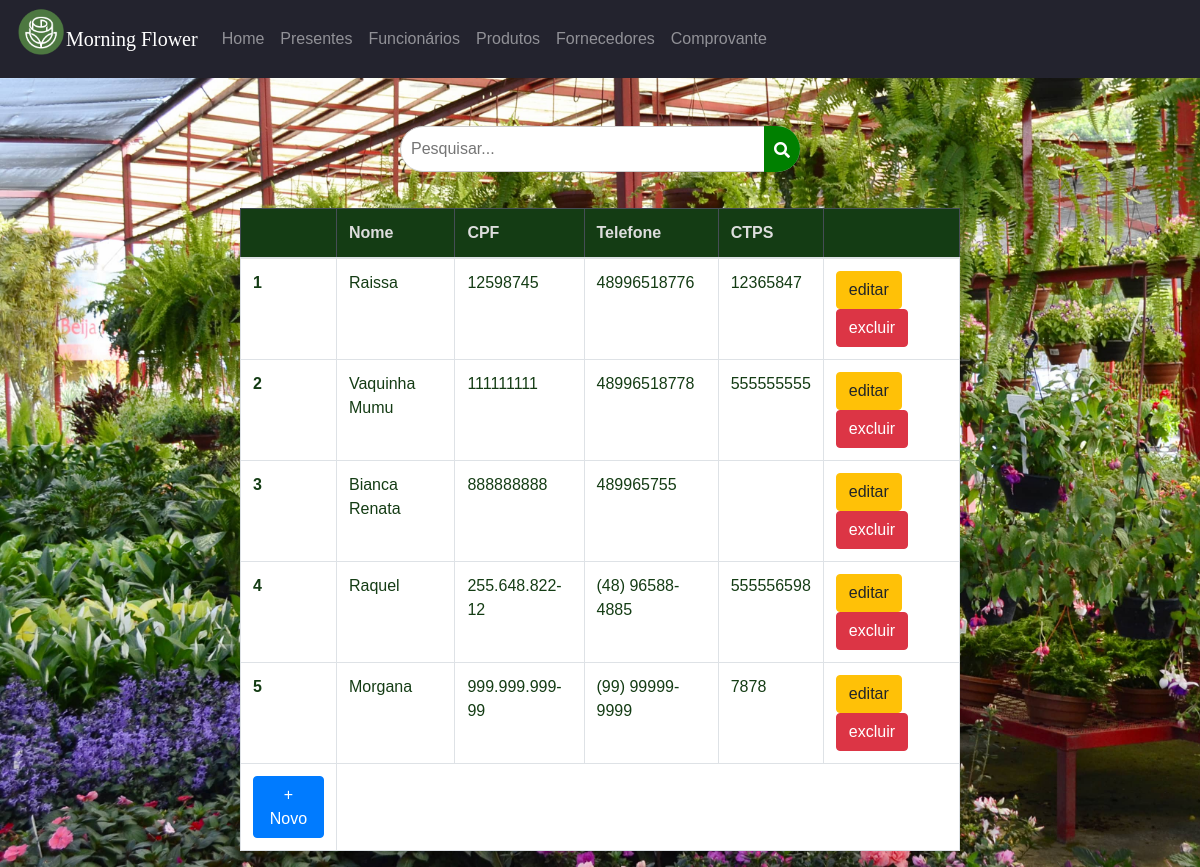
The app's page /painel/index.php?acao=funcionarios with its own data.
### tables this page shows
CREATE TABLE `funcionarios` (
  `nome` varchar(225) NOT NULL,
  `data_de_nascimento` date DEFAULT NULL,
  `rg` varchar(10) DEFAULT NULL,
  `cpf` varchar(14) NOT NULL,
  `ctps` varchar(20) DEFAULT NULL,
  `cidade` varchar(150) DEFAULT NULL,
  `endereco` varchar(100) DEFAULT NULL,
  `cep` varchar(9) DEFAULT NULL,
  `email` varchar(100) NOT NULL,
  `telefone` varchar(16) NOT NULL,
  `senha` varchar(10) NOT NULL,
  `grupo_de_acesso` varchar(1) NOT NULL,
  `id` int(11) NOT NULL
);

### consultaSQL.php (called while the page is built, shortened)
<?php
function conectar() {
$hostname = 'localhost';
$database = 'morningflower';
$username = 'root';
$password = '';
try {
    $conexao = new PDO("mysql:host=$hostname;dbname=$database", $username, $password);
    return $conexao;
} catch (PDOException $e) {
    die("Erro na conexão com o banco de dados: " . $e);
}
}
function select($tabela, $where = null) {
    $conexao = conectar();
    try {
        if (isset($where)) {
            $sql = "SELECT * FROM $tabela WHERE $where";
            $stmt = $conexao->prepare($sql);
        } else {
            $sql = "SELECT * FROM $tabela";
            $stmt = $conexao->prepare($sql);
        }
        $stmt->execute();
        $resultado = $stmt->fetchAll();
        return $resultado;
    } catch (PDOException $e) {
        echo "Erro: " . $e->getMessage();
    }
}
?>

### painel/funcionarios.php (the view, shortened to what this page needs)
<?php
$listaFuncionarios = select('funcionarios');
?>
 <div class="search-container">
 <div class="search-wrapper">
    <input type="text" id="searchInput"  placeholder="Pesquisar...">
    <button type="button" id="searchButton">
    <i class="fas fa-search"></i>
  </button>
  </div>
 </div>
  <div class="tabela">
  <table class="table table-bordered  table-hover mt-3">
    <thead class="table-dark cordatabela">
      <tr>
        <th scope="col"></th>
        <th scope="col">Nome</th>
        <th scope="col">CPF</th>
        <th scope="col">Telefone</th>
        <th scope="col">CTPS</th>
        <th scope="col"></th>
      </tr>
    </thead>
    <tbody>
    <?php
      foreach ($listaFuncionarios as $indice => $linha){ ?>
<tr class="">
        <th scope="row"><?php echo $indice +1; ?></th>
        <td><?php echo $linha['nome']; ?></td>
        <td><?php echo $linha['cpf']; ?></td>
        <td><?php echo $linha['telefone']; ?></td>
        <td><?php echo $linha['ctps']; ?></td>
        <td>
          <button type="button"  class="btn btn-warning">editar</button>
          <a href="index.php?acao=funcionarios&excluir=<?php echo $linha['id']; ?>" class="btn btn-danger">excluir</a>
        </td>
      </tr>
      <?php };
      ?>
        <td scope="row">
        <button type="button" class="btn btn-primary" data-toggle="modal" data-target="#exampleModalCenter ">+ Novo </button>
        </td>
    </tbody>
  </table>
</div>
  </div>

### painel/index.php (shortened to what this page needs)
<?php
include_once ('../consultaSQL.php');
?>
<!DOCTYPE html>
<html lang="pt-br">
<head>
    <link rel="stylesheet" href="https://stackpath.bootstrapcdn.com/bootstrap/4.5.2/css/bootstrap.min.css">
    <link rel="stylesheet" href="../css/telainicial.css" />
    <link rel="stylesheet" href="https://cdnjs.cloudflare.com/ajax/libs/font-awesome/5.15.3/css/all.min.css">
    <link rel="stylesheet" href="../css/styles.css">
</head>
<body class="login">
    <header class="corpo">
        <nav class="navbar navbar-expand-lg navbar-dark bg-dark mb-5">
                    <div class="iconelogo" >
                        <img src="../img/logo.png.png" class="img-fluid">
                    </div>
            <a class="navbar-brand" href="index.php" style="font-family: lucida handwriting;">Morning Flower</a>
            <div class="collapse navbar-collapse" id="navbarNavAltMarkup">
                <div class="navbar-nav">
                    <a class="nav-item nav-link " href="index.php">Home <span class="sr-only">(Página atual)</span></a>
                    <a class="nav-item nav-link " href="index.php?acao=presentes">Presentes</a>
                    <a class="nav-item nav-link " href="index.php?acao=funcionarios">Funcionários</a>
                    <a class="nav-item nav-link " href="index.php?acao=produtos">Produtos</a>
                    <a class="nav-item nav-link  " href="index.php?acao=fornecedores">Fornecedores</a>
                    <a class="nav-item nav-link" href="index.php?acao=comprovante">Comprovante</a>
                </div>
            </div>
        </nav>
</header>
<div>
    <?php
        if (isset($_GET['acao'])) {
            $acao = $_GET['acao'];
            if($acao == 'presentes') {
                include('presentes.php');
            } elseif ($acao == 'funcionarios') {
                include('funcionarios.php');
            }
            elseif($acao == 'produtos') {
                include('produtos.php');
            }
            elseif($acao == 'fornecedores'){
                include('fornecedores.php');
            }
             elseif($acao == 'comprovante'){
                include('formulario_comprovante.php');
             }
        } else {
            include('home.php');
        }
    ?>
</body>
</html>

### css/telainicial.css (style rules this page uses)
body, html { margin: 0; padding: 0; font-family: Arial, Helvetica, sans-serif; }
body.login { background-image: url("../img/imagemdefundo.jpg") ; background-repeat: no-repeat; background-size: cover; background-attachment: fixed; }
header.corpo { padding: 0px; box-shadow: 10 2px 4px rgba(0, 0, 0, 0.1); }
div.iconelogo img { max-width: 50px; height: auto; margin: 0 auto 15px; display: block; }
nav.navbar { background-color: #23232e !important; }
table.table-bordered { background-color: white !important; width: 60%; color: #143c14 !important; }
thead.cordatabela { background-color: #143c14 !important; color: #ddd; }
div.tabela { display: flex; justify-content: center; }

### css/styles.css (style rules this page uses)
.search-container { margin: 20px auto; max-width: 400px; position: relative; }
.search-wrapper { position: relative; }
#searchInput { width: 100%; padding: 10px 40px 10px 10px; font-size: 16px; border: 1px solid #ccc; border-radius: 25px; }
#searchButton { position: absolute; top: 0; right: 0; height: 100%; padding: 10px; font-size: 16px; background-color: green; color: #fff; border: none; border-radius: 0 25px 25px 0; cursor: pointer; }
#searchButton i { display: inline-block; vertical-align: middle; }

### records on screen
funcionarios: nome "Raissa", cpf "12598745", telefone "48996518776", ctps "12365847"
funcionarios: nome "Vaquinha Mumu", cpf "111111111", telefone "48996518778", ctps "555555555"
funcionarios: nome "Bianca Renata", cpf "888888888", telefone "489965755"
funcionarios: nome "Raquel", cpf "255.648.822-12", telefone "(48) 96588-4885", ctps "555556598"
funcionarios: nome "Morgana", cpf "999.999.999-99", telefone "(99) 99999-9999", ctps "7878"
